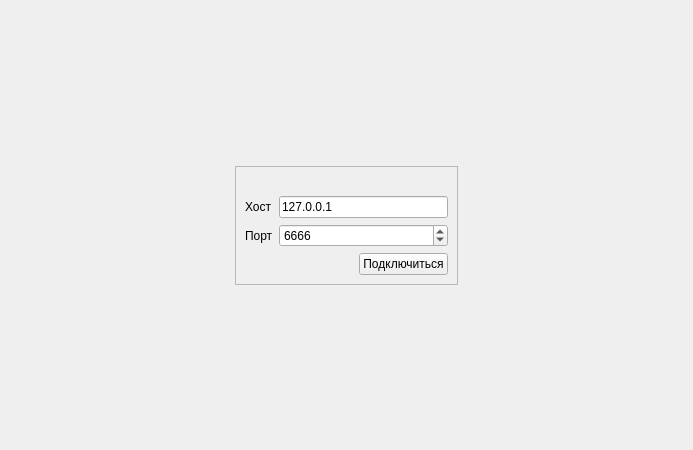
<?xml version="1.0" encoding="UTF-8"?>
<ui version="4.0">
 <class>Form</class>
 <widget class="QWidget" name="Form">
  <property name="geometry">
   <rect>
    <x>0</x>
    <y>0</y>
    <width>693</width>
    <height>450</height>
   </rect>
  </property>
  <property name="windowTitle">
   <string>Form</string>
  </property>
  <layout class="QHBoxLayout" name="horizontalLayout_2">
   <item>
    <spacer name="horizontalSpacer_2">
     <property name="orientation">
      <enum>Qt::Horizontal</enum>
     </property>
     <property name="sizeHint" stdset="0">
      <size>
       <width>219</width>
       <height>20</height>
      </size>
     </property>
    </spacer>
   </item>
   <item>
    <layout class="QVBoxLayout" name="verticalLayout_2">
     <item>
      <spacer name="verticalSpacer">
       <property name="orientation">
        <enum>Qt::Vertical</enum>
       </property>
       <property name="sizeHint" stdset="0">
        <size>
         <width>20</width>
         <height>40</height>
        </size>
       </property>
      </spacer>
     </item>
     <item>
      <widget class="QFrame" name="frame">
       <property name="frameShape">
        <enum>QFrame::StyledPanel</enum>
       </property>
       <property name="frameShadow">
        <enum>QFrame::Raised</enum>
       </property>
       <layout class="QVBoxLayout" name="verticalLayout">
        <item>
         <widget class="QLabel" name="flashMessage">
          <property name="text">
           <string/>
          </property>
         </widget>
        </item>
        <item>
         <widget class="QWidget" name="widget" native="true">
          <layout class="QFormLayout" name="formLayout">
           <property name="leftMargin">
            <number>0</number>
           </property>
           <property name="topMargin">
            <number>0</number>
           </property>
           <property name="rightMargin">
            <number>0</number>
           </property>
           <property name="bottomMargin">
            <number>0</number>
           </property>
           <item row="0" column="0">
            <widget class="QLabel" name="hostLabel">
             <property name="text">
              <string>Хост</string>
             </property>
            </widget>
           </item>
           <item row="0" column="1">
            <widget class="QLineEdit" name="hostEdit">
             <property name="text">
              <string>127.0.0.1</string>
             </property>
            </widget>
           </item>
           <item row="1" column="0">
            <widget class="QLabel" name="portLabel">
             <property name="text">
              <string>Порт</string>
             </property>
            </widget>
           </item>
           <item row="1" column="1">
            <widget class="QSpinBox" name="portEdit">
             <property name="maximum">
              <number>65535</number>
             </property>
             <property name="value">
              <number>6666</number>
             </property>
            </widget>
           </item>
          </layout>
         </widget>
        </item>
        <item>
         <layout class="QHBoxLayout" name="horizontalLayout">
          <item>
           <spacer name="horizontalSpacer">
            <property name="orientation">
             <enum>Qt::Horizontal</enum>
            </property>
            <property name="sizeHint" stdset="0">
             <size>
              <width>40</width>
              <height>20</height>
             </size>
            </property>
           </spacer>
          </item>
          <item>
           <widget class="QPushButton" name="connectBtn">
            <property name="text">
             <string>Подключиться</string>
            </property>
           </widget>
          </item>
         </layout>
        </item>
       </layout>
      </widget>
     </item>
     <item>
      <spacer name="verticalSpacer_2">
       <property name="orientation">
        <enum>Qt::Vertical</enum>
       </property>
       <property name="sizeHint" stdset="0">
        <size>
         <width>20</width>
         <height>40</height>
        </size>
       </property>
      </spacer>
     </item>
    </layout>
   </item>
   <item>
    <spacer name="horizontalSpacer_3">
     <property name="orientation">
      <enum>Qt::Horizontal</enum>
     </property>
     <property name="sizeHint" stdset="0">
      <size>
       <width>219</width>
       <height>20</height>
      </size>
     </property>
    </spacer>
   </item>
  </layout>
 </widget>
 <resources/>
 <connections/>
</ui>
